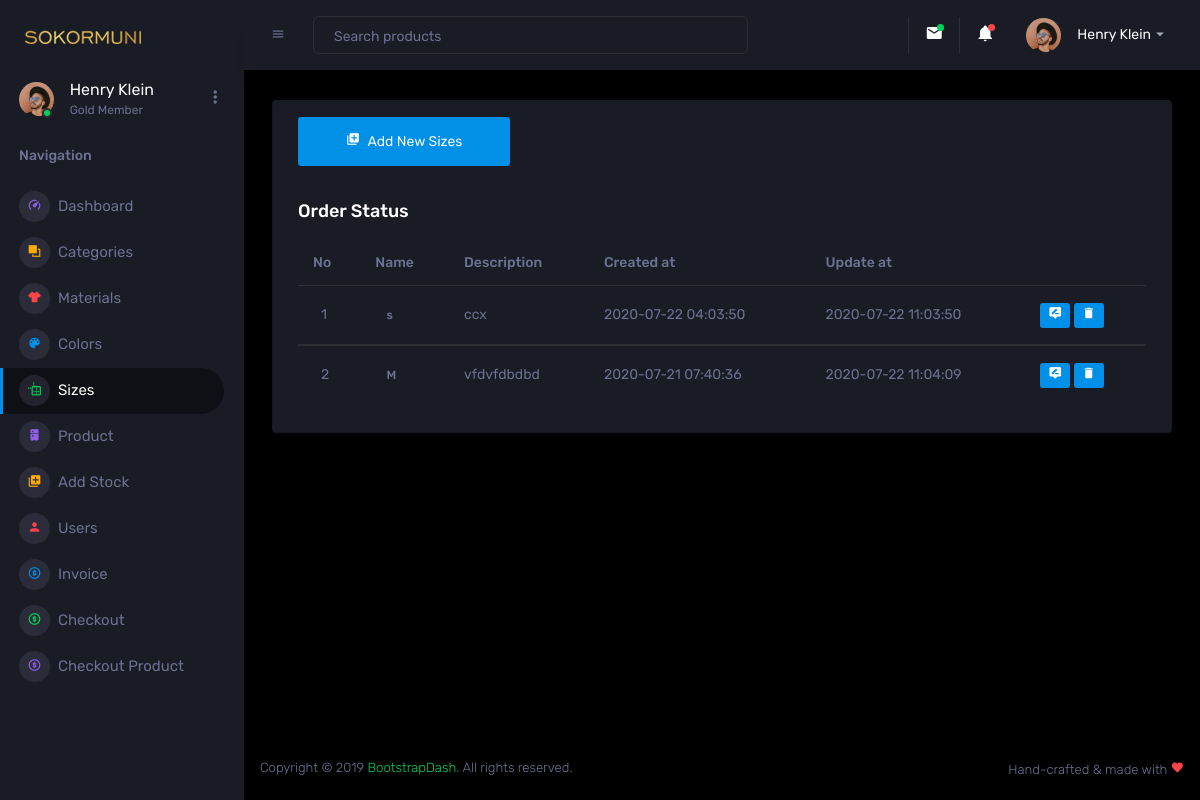
The app's page /Admin/sizes.php, older data.
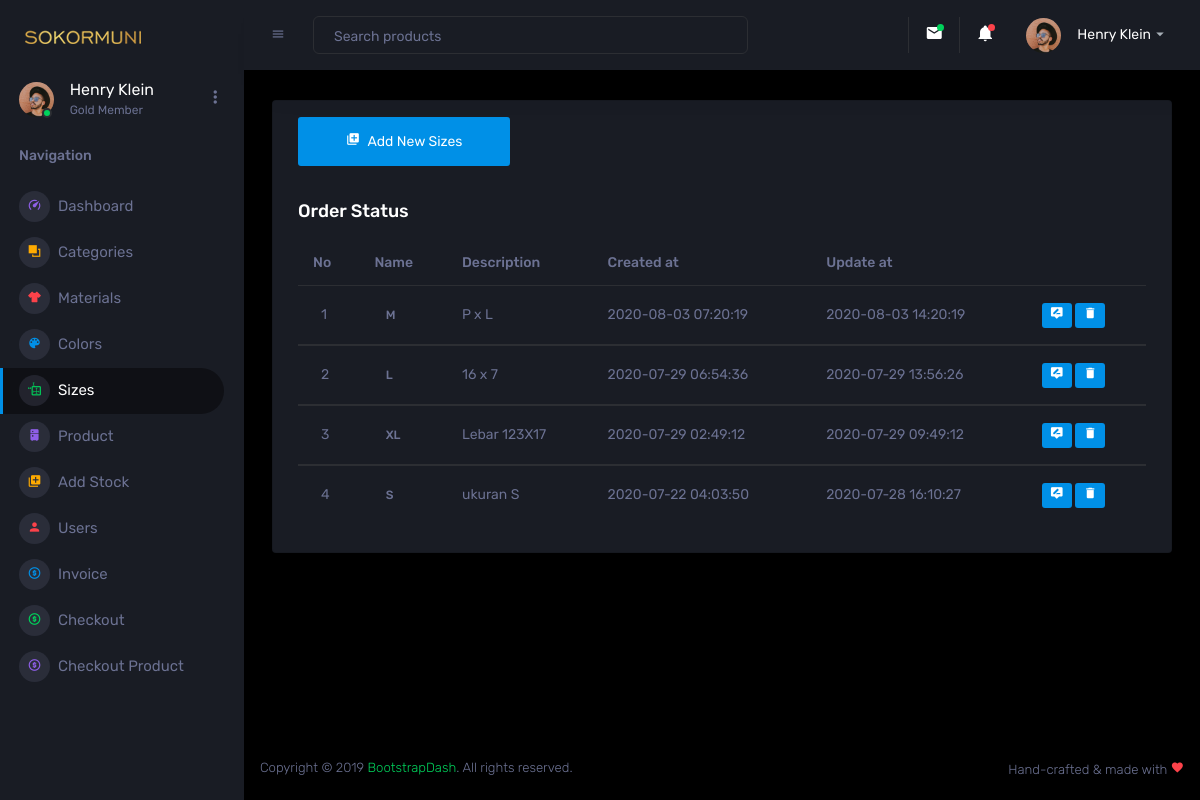
The same page, newer data.
### tables this page shows
CREATE TABLE `sizes` (
  `id` int(6) UNSIGNED NOT NULL,
  `name` varchar(30) NOT NULL,
  `description` varchar(30) DEFAULT NULL,
  `created_at` timestamp NOT NULL DEFAULT current_timestamp(),
  `updated_at` datetime DEFAULT current_timestamp() ON UPDATE current_timestamp()
);

### controller/sizes/sizes.php (called while the page is built, shortened)
<?php
class Sizes {
    function view() {
        $db = new Database();
        $mysqli = $db->connect();
        $sql = "SELECT * FROM sizes ORDER BY created_at DESC";
        $result = $mysqli->query($sql);
        while ($data = $result->fetch_assoc()) {
            $hasil[] = $data;
        }
        return $hasil;
    }
}
?>

### Admin/sizes.php (the view, shortened to what the changed rows need)
<!DOCTYPE html>
<html lang="en">
  <head>
    <link rel="stylesheet" href="assets/vendors/mdi/css/materialdesignicons.min.css">
    <link rel="stylesheet" href="assets/vendors/css/vendor.bundle.base.css">
    <link rel="stylesheet" href="assets/vendors/jvectormap/jquery-jvectormap.css">
    <link rel="stylesheet" href="assets/vendors/flag-icon-css/css/flag-icon.min.css">
    <link rel="stylesheet" href="assets/vendors/owl-carousel-2/owl.carousel.min.css">
    <link rel="stylesheet" href="assets/vendors/owl-carousel-2/owl.theme.default.min.css">
    <link rel="stylesheet" href="assets/css/style.css">
  </head>
  <body>
    <div class="container-scroller">
      <div class="container-fluid page-body-wrapper">
        <div class="main-panel">
          <div class="content-wrapper">
            <div class="row ">
              <div class="col-12 grid-margin">
                <div class="card">
                  <div class="card-body">
                    <div class="table-responsive">
                      <table class="table">
                        <thead>
                          <tr>
                            <th> No </th>
                            <th> Name </th>
                            <th> Description </th>
                            <th> Created at </th>
                            <th> Update at </th>
                            <th>  </th>
                          </tr>
                        </thead>
                        <?php
                        require "./../controller/sizes/Sizes.php";
                        $sizes = new Sizes();
                        $result = $sizes->view();
                        $no = 1;
                        if (!empty($result)) {
                            foreach ($result as $row) {
                                ?>
                        <tbody>
                          <tr>
                            <td>
                              <span class="pl-2"><?php echo $no++;?></span>
                            </td>
                            <td>
                              <div class="badge"><?php echo $row['name'];?></div>
                            </td>
                            <td>
                              <div class="created at"><?php echo $row['description'];?></div>
                            </td>
                            <td>
                              <div class="created at"><?php echo $row['created_at'];?></div>
                            </td>
                            <td>
                              <div class="created at"><?php echo $row['updated_at'];?></div>
                            </td>
                            <td>
                                <a href="edit_sizes.php?id=<?php echo $row["id"]; ?>" class="mdi mdi-tooltip-edit btn-primary btn-sm"></a>
                                <a href="delete_sizes.php?id=<?php echo $row["id"]; ?>" class="mdi mdi-delete btn-primary btn-sm"></a>
                            </td>
                          </tr>
                          <?php
                                }
                        }else{
                            echo "data 0";
                        }
                        ?>
                        </tbody>
                      </table>
                    </div>
                  </div>
                </div>
              </div>
            </div>
          </div>
        </div>
      </div>
    </div>
  </body>
</html>

Row changes from the older to the newer data that the page shows:
removed sizes: name "M", description "vfdvfdbdbd", created_at "2020-07-21 07:40:36", updated_at "2020-07-22 11:04:09"
added sizes: name "M", description "P x L", created_at "2020-08-03 07:20:19", updated_at "2020-08-03 14:20:19"
added sizes: name "L", description "16 x 7", created_at "2020-07-29 06:54:36", updated_at "2020-07-29 13:56:26"
added sizes: name "XL", description "Lebar 123X17", created_at "2020-07-29 02:49:12", updated_at "2020-07-29 09:49:12"
changed sizes: name "s" → "S"; description "ccx" → "ukuran S"; updated_at "2020-07-22 11:03:50" → "2020-07-28 16:10:27"
